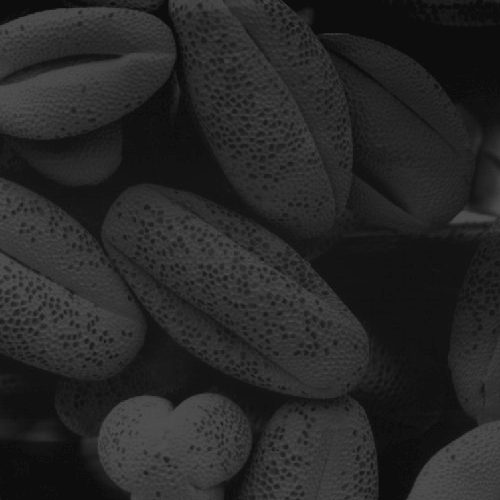
%> input picture DIP2.tif, 500 x 500 px
$ octave day07_log_transformation.m   (GNU Octave 9; MATLAB toolbox functions it lacks are replaced by stand-ins)
%> lines starting %> are read from the running program, lines starting %| are printed output that depends on the picture
clc;
clear;
close all;

%% Day 07: Log Transformation
% THEORY (short):
% Log transformation is given by:
%                 s = c * log(1 + r)
% It expands dark pixel values and compresses bright values.
% This is useful when image details are concentrated in dark regions.

% Step 1: Read image
img = imread('DIP2.tif');
%> img is the input picture: size 500x500 uint8; min 13, max 83, mean 38.7

% Step 2: Convert to grayscale if input is RGB
if size(img, 3) == 3
    img = rgb2gray(img);
end

% Step 3: Convert to double and compute scale constant c
img_double = double(img);
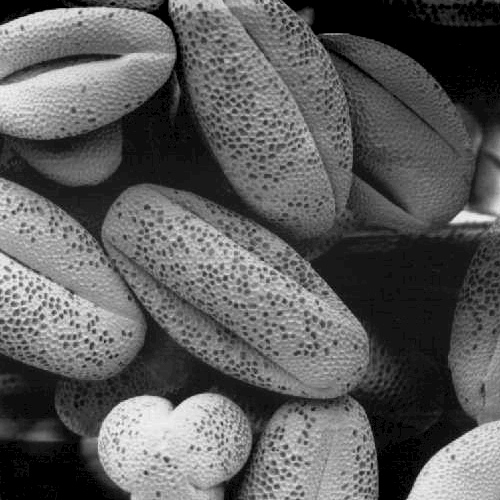
%> img_double: size 500x500 double; min 13, max 83, mean 38.7; mean of the top-left, top-right, bottom-left and bottom-right quarters 41, 32.8, 43.3, 37.9; drawn with min black and max white
c = 255 / log(1 + max(img_double(:)));
%> c = 57.55

% Step 4: Apply log transform and cast back to uint8 for display
log_img = c * log(1 + img_double);
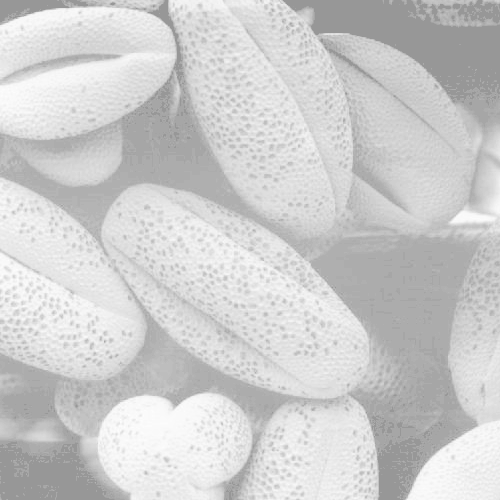
%> log_img: size 500x500 double; min 151.9, max 255, mean 205.7
log_img = uint8(log_img);
%> log_img: size 500x500 uint8

% Step 5: Display original/transformed images and histograms
figure('Name', 'Day 07 - Log Transformation', 'NumberTitle', 'off');
subplot(2, 2, 1);
imshow(img);
title('Original');

subplot(2, 2, 2);
imhist(img);
title('Histogram Original');

subplot(2, 2, 3);
imshow(log_img);
title('Log Transformed');

subplot(2, 2, 4);
imhist(log_img);
title('Histogram Log');
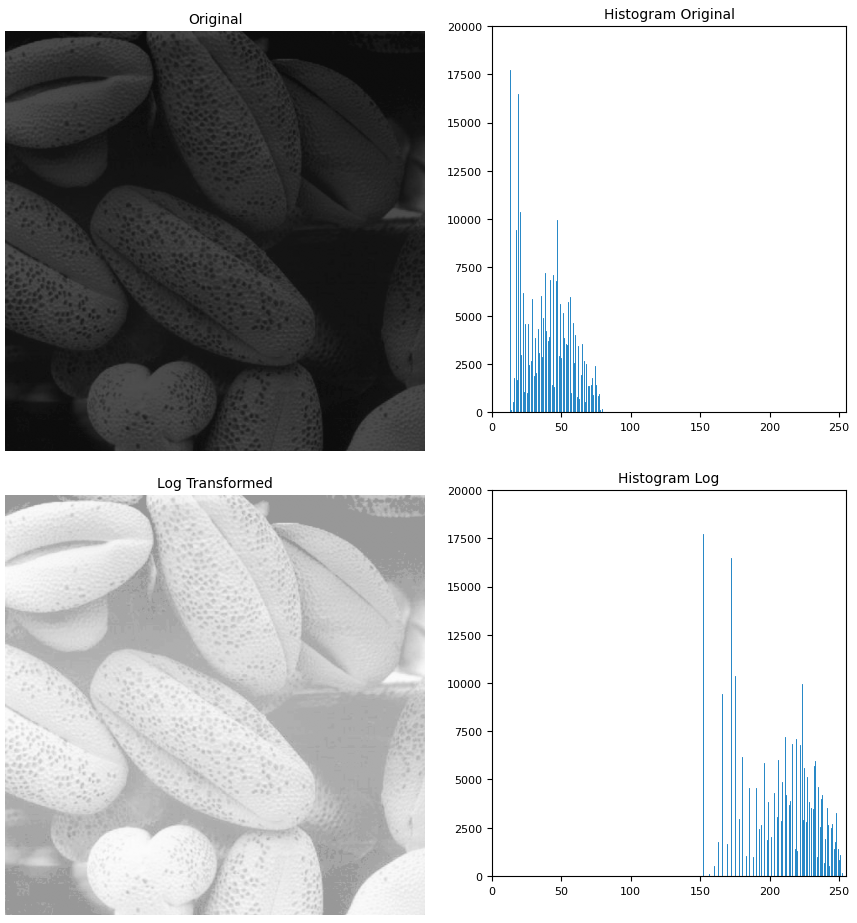
%> figure redrawn from the program's plot data, 4 panels
